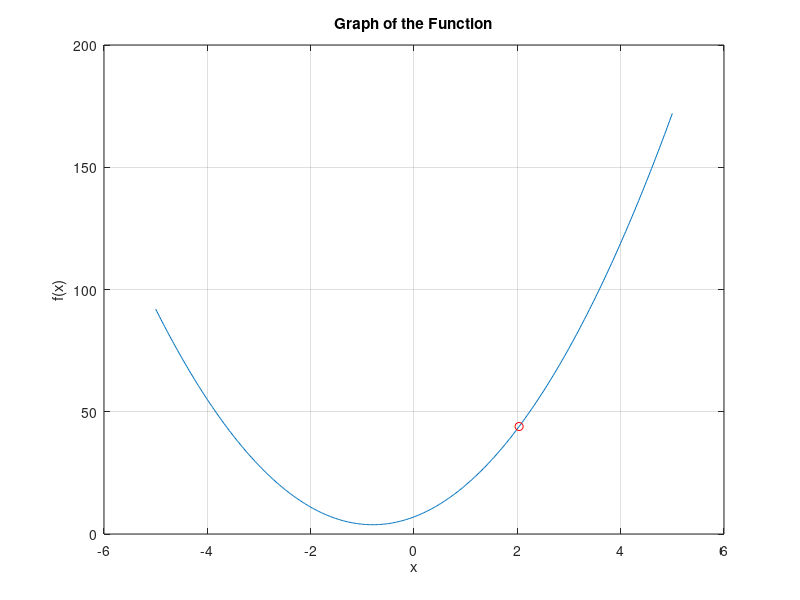
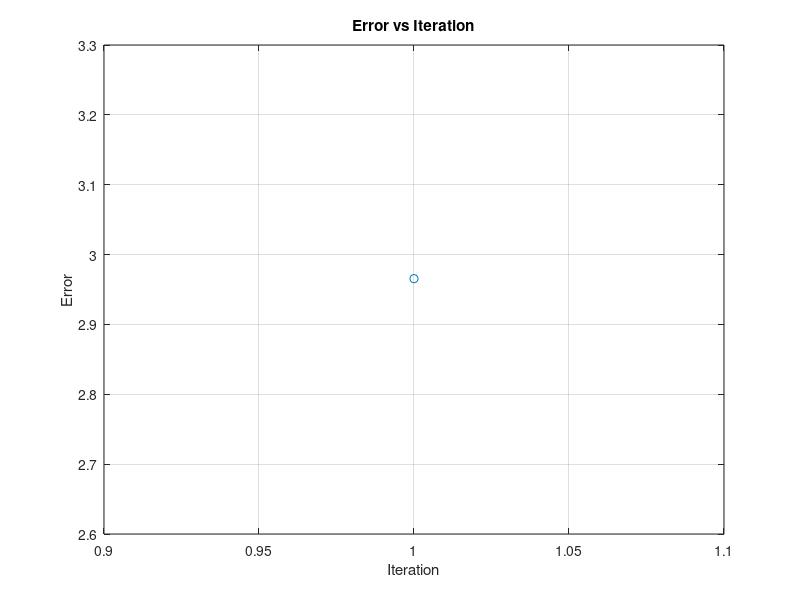

Here is the MATLAB script that generated these plots, in order:

function [root, errors] = newton_raphson()

    % (b) Girdi denkleminin grafiğini çizme
    x_values = linspace(-5, 5, 400);
    y_values = 5*x_values.^2 + 8*x_values + 7;
    plot(x_values, y_values);
    xlabel('x');
    ylabel('f(x)');
    title('Graph of the Function');
    grid on;

    % (c) Kullanıcıdan başlangıç noktalarını, minimum hatayı ve yineleme sayısını alın
    initial_guess = input('Enter the initial guess: ');
    tolerance = input('Enter the tolerance: ');
    max_iterations = input('Enter the maximum number of iterations: ');

    % (d) Newton-Raphson yöntemini kullanarak kökü bulma
    x = initial_guess;
    iteration = 0;
    error = tolerance + 1;
    errors = [];

    while error > tolerance && iteration < max_iterations
        x_new = x - (5*x^2 + 8*x + 7) / (10*x + 8);
        error = abs(x_new - x);
        x = x_new;
        iteration = iteration + 1;
        errors = [errors, error];
        fprintf('Iteration %d: Root = %.6f, Error = %.6f\n', iteration, x, error);
    end

    if iteration == max_iterations
        disp('Maximum iterations reached.');
    else
        disp('Root found within tolerance.');
    end

    % (e) Tahmini kökün konumunu grafik olarak gösterme
    hold on;
    plot(x, 5*x^2 + 8*x + 7, 'ro');
    hold off;

    % (f) Her yineleme için hataları gösterme
    figure;
    iterations = 1:length(errors);
    plot(iterations, errors, '-o');
    xlabel('Iteration');
    ylabel('Error');
    title('Error vs Iteration');
    grid on;

end

